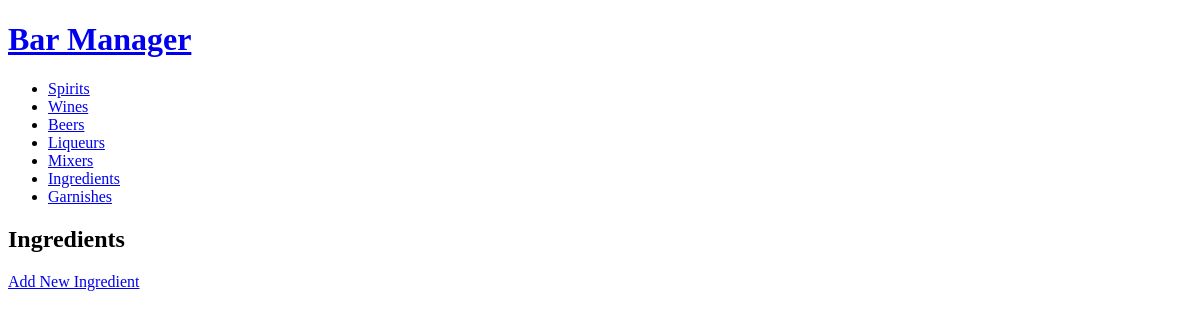
The app's page /ingredients/, older data.
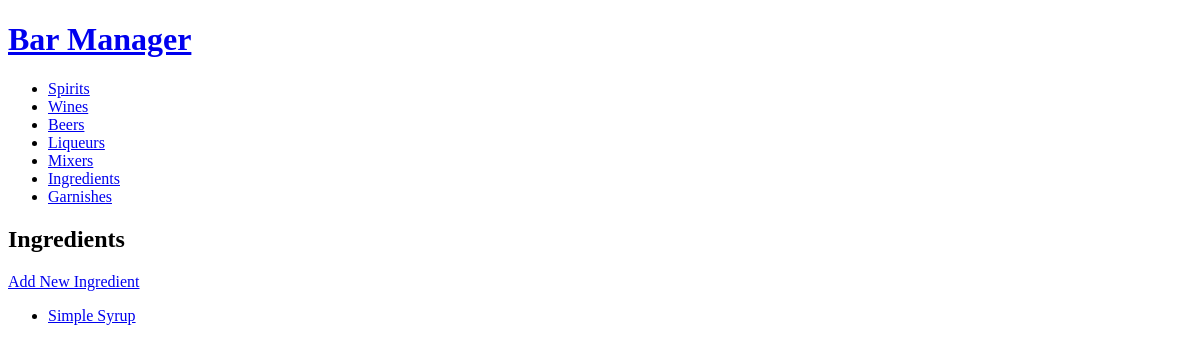
The same page, newer data.
### bar/models.py (models this page shows, shortened)
class Ingredient(models.Model):
    product = models.OneToOneField(Product, on_delete=models.CASCADE, primary_key=True)
    made_in_house = models.BooleanField(default=False)
    notes = models.TextField(null=True, blank=True)

### products/models.py (models this page shows)
class Product(models.Model):
    product_name = models.CharField(max_length=100)
    tags = TaggableManager(blank=True)
    def __str__(self):
        return self.product_name

### bar/views.py (the view)
# urls.py: path('ingredients/', views.IngredientListView.as_view(), name='ingredient-list'),
class IngredientListView(ListView):
    model = Ingredient
    template_name = 'bar/ingredient_list.html'
    context_object_name = 'ingredients'

### bar/templates/bar/ingredient_list.html
{% extends "base.html" %}
{% block content %}
    <h2>Ingredients</h2>
    <a href="{% url 'ingredient-create' %}">Add New Ingredient</a>
    <ul>
        {% for ingredient in ingredients %}
            <li><a href="{% url 'ingredient-detail' ingredient.pk %}">{{ ingredient.product }}</a></li>
        {% endfor %}
    </ul>
{% endblock content %}

Row changes from the older to the newer data that the page shows:
added Ingredient: product "Simple Syrup"
